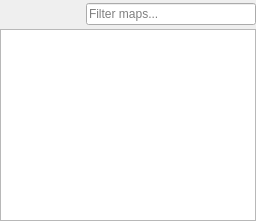
      <widget class="QWidget" name="mapListContainer" native="true">
       <property name="enabled">
        <bool>true</bool>
       </property>
       <property name="sizePolicy">
        <sizepolicy hsizetype="Expanding" vsizetype="Expanding">
         <horstretch>0</horstretch>
         <verstretch>0</verstretch>
        </sizepolicy>
       </property>
       <layout class="QVBoxLayout" name="verticalLayout">
        <property name="spacing">
         <number>0</number>
        </property>
        <property name="leftMargin">
         <number>0</number>
        </property>
        <property name="topMargin">
         <number>0</number>
        </property>
        <property name="rightMargin">
         <number>0</number>
        </property>
        <property name="bottomMargin">
         <number>0</number>
        </property>
        <item>
         <layout class="QHBoxLayout" name="horizontalLayout_11">
          <property name="spacing">
           <number>0</number>
          </property>
          <property name="leftMargin">
           <number>3</number>
          </property>
          <property name="topMargin">
           <number>3</number>
          </property>
          <property name="bottomMargin">
           <number>3</number>
          </property>
          <item>
           <widget class="QToolButton" name="toolButton_MapSortOrder">
            <property name="enabled">
             <bool>true</bool>
            </property>
            <property name="toolTip">
             <string>&lt;html&gt;&lt;head/&gt;&lt;body&gt;&lt;p&gt;Sort map list&lt;/p&gt;&lt;/body&gt;&lt;/html&gt;</string>
            </property>
            <property name="icon">
             <iconset resource="../resources/images.qrc">
              <normaloff>:/icons/sort_alphabet.ico</normaloff>:/icons/sort_alphabet.ico</iconset>
            </property>
            <property name="iconSize">
             <size>
              <width>16</width>
              <height>16</height>
             </size>
            </property>
            <property name="popupMode">
             <enum>QToolButton::InstantPopup</enum>
            </property>
            <property name="toolButtonStyle">
             <enum>Qt::ToolButtonIconOnly</enum>
            </property>
            <property name="autoRaise">
             <bool>true</bool>
            </property>
            <property name="arrowType">
             <enum>Qt::NoArrow</enum>
            </property>
           </widget>
          </item>
          <item>
           <widget class="QToolButton" name="toolButton_ExpandAll">
            <property name="sizePolicy">
             <sizepolicy hsizetype="Fixed" vsizetype="Fixed">
              <horstretch>0</horstretch>
              <verstretch>0</verstretch>
             </sizepolicy>
            </property>
            <property name="minimumSize">
             <size>
              <width>0</width>
              <height>0</height>
             </size>
            </property>
            <property name="maximumSize">
             <size>
              <width>16777215</width>
              <height>16777215</height>
             </size>
            </property>
            <property name="toolTip">
             <string>&lt;html&gt;&lt;head/&gt;&lt;body&gt;&lt;p&gt;Expand all map folders&lt;/p&gt;&lt;/body&gt;&lt;/html&gt;</string>
            </property>
            <property name="text">
             <string/>
            </property>
            <property name="icon">
             <iconset resource="../resources/images.qrc">
              <normaloff>:/icons/expand_all.ico</normaloff>:/icons/expand_all.ico</iconset>
            </property>
            <property name="popupMode">
             <enum>QToolButton::InstantPopup</enum>
            </property>
            <property name="autoRaise">
             <bool>true</bool>
            </property>
           </widget>
          </item>
          <item>
           <widget class="QToolButton" name="toolButton_CollapseAll">
            <property name="sizePolicy">
             <sizepolicy hsizetype="Fixed" vsizetype="Fixed">
              <horstretch>0</horstretch>
              <verstretch>0</verstretch>
             </sizepolicy>
            </property>
            <property name="minimumSize">
             <size>
              <width>23</width>
              <height>22</height>
             </size>
            </property>
            <property name="maximumSize">
             <size>
              <width>23</width>
              <height>22</height>
             </size>
            </property>
            <property name="toolTip">
             <string>&lt;html&gt;&lt;head/&gt;&lt;body&gt;&lt;p&gt;Collapse all map list folders&lt;/p&gt;&lt;/body&gt;&lt;/html&gt;</string>
            </property>
            <property name="text">
             <string/>
            </property>
            <property name="icon">
             <iconset resource="../resources/images.qrc">
              <normaloff>:/icons/collapse_all.ico</normaloff>:/icons/collapse_all.ico</iconset>
            </property>
            <property name="popupMode">
             <enum>QToolButton::InstantPopup</enum>
            </property>
            <property name="autoRaise">
             <bool>true</bool>
            </property>
           </widget>
          </item>
          <item>
           <spacer name="horizontalSpacer">
            <property name="orientation">
             <enum>Qt::Horizontal</enum>
            </property>
            <property name="sizeType">
             <enum>QSizePolicy::Preferred</enum>
            </property>
            <property name="sizeHint" stdset="0">
             <size>
              <width>12</width>
              <height>20</height>
             </size>
            </property>
           </spacer>
          </item>
          <item>
           <widget class="QLineEdit" name="lineEdit_filterBox">
            <property name="enabled">
             <bool>true</bool>
            </property>
            <property name="text">
             <string/>
            </property>
            <property name="placeholderText">
             <string>Filter maps...</string>
            </property>
            <property name="clearButtonEnabled">
             <bool>true</bool>
            </property>
           </widget>
          </item>
         </layout>
        </item>
        <item>
         <widget class="QTreeView" name="mapList">
          <property name="sizePolicy">
           <sizepolicy hsizetype="MinimumExpanding" vsizetype="Expanding">
            <horstretch>0</horstretch>
            <verstretch>0</verstretch>
           </sizepolicy>
          </property>
          <property name="minimumSize">
           <size>
            <width>200</width>
            <height>0</height>
           </size>
          </property>
          <property name="selectionMode">
           <enum>QAbstractItemView::SingleSelection</enum>
          </property>
          <property name="selectionBehavior">
           <enum>QAbstractItemView::SelectItems</enum>
          </property>
          <attribute name="headerVisible">
           <bool>false</bool>
          </attribute>
         </widget>
        </item>
       </layout>
      </widget>
